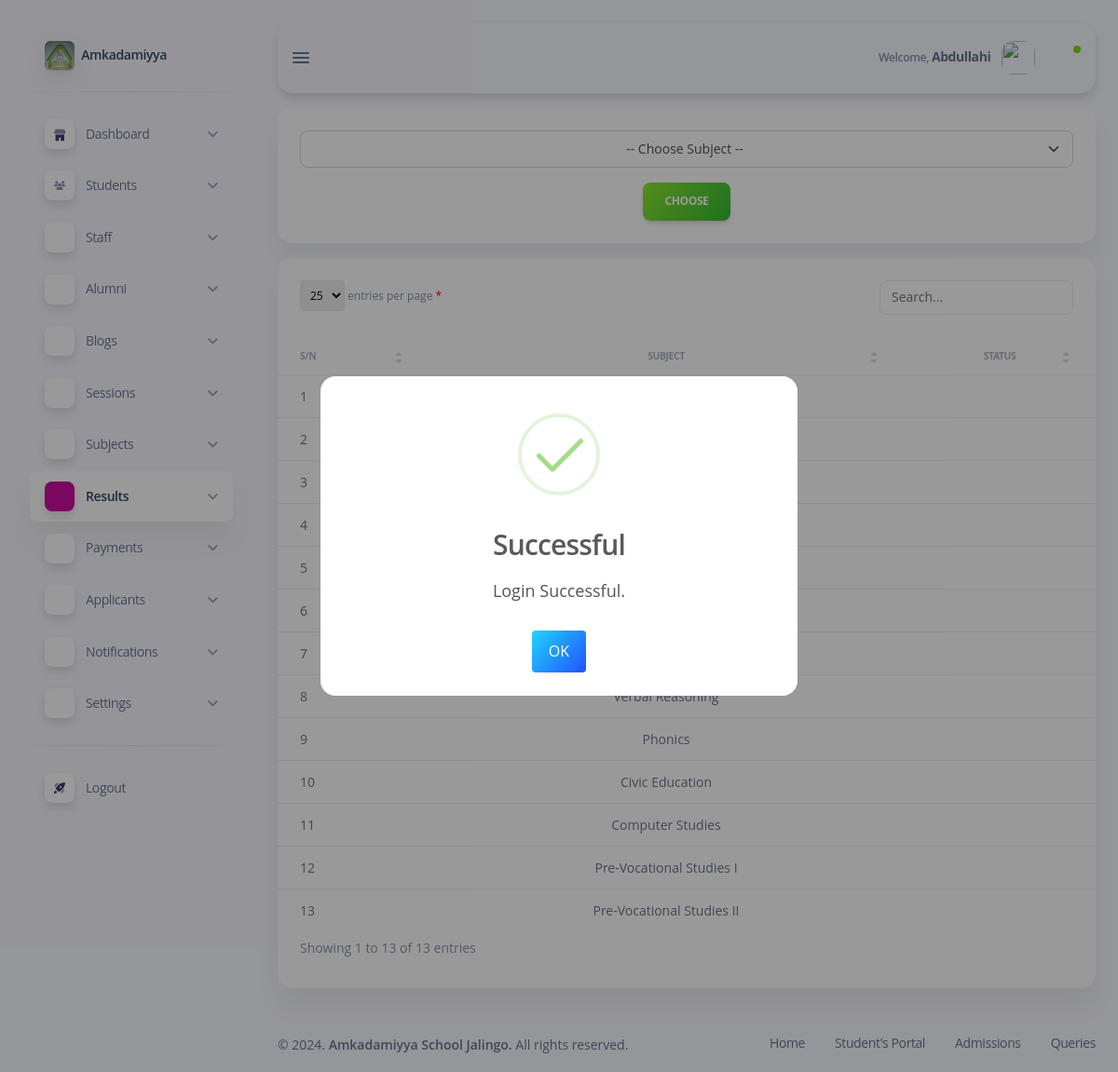
The app's page /subdomains/admin/admin-choose-subject.php (signed in) with its own data.
### tables this page shows
CREATE TABLE `subjects` (
  `subject_id` int(11) NOT NULL,
  `subject_name` varchar(50) NOT NULL
);

### subdomains/admin/admin-choose-subject.php (the view, shortened to what this page needs)
<?php
require_once '../../config/database.php';
$sectionId = $_SESSION['staff']['section_id'];
$stmt = $conn->prepare('SELECT * FROM section_subjects WHERE section_id = ?');
$stmt->bind_param('i', $sectionId);
$stmt->execute();
$result = $stmt->get_result();
$subjects = [];
while ($row = $result->fetch_assoc()) {
    $subjectId = $row['subject_id'];
    $stmt = $conn->prepare('SELECT * FROM subjects WHERE subject_id = ?');
    $stmt->bind_param('i', $subjectId);
    $stmt->execute();
    $subjectResult = $stmt->get_result();
    $subject = $subjectResult->fetch_assoc();
    $subjects[] = $subject;
}
?>
<!DOCTYPE html>
<html lang="en">
<head>
    <?php include "inc/admin-header.php"; ?>
</head>
<body class="g-sidenav-show bg-info-soft">
    <?php
    include "inc/admin-sidebar.php";
    ?>
    <main class="main-content position-relative max-height-vh-100 h-100 border-radius-lg">
        <?php require "inc/admin-navbar.php"; ?>
        <div class="container-fluid py-3">
            <div class="container-fluid px-0">
                <div class="card">
                    <div class="card-body">
                        <form action="admin-upload-result.php" method="get">
                            <select name="subject_id" class="form-select" required>
                                <option value="" class="text-center">-- Choose Subject --</option>
                            </select>
                            <div class="form-group mb-0 mt-3 text-center">
                                <input type="submit" name="chooseSubject" value="Choose" class="mb-0 btn bg-gradient-success">
                            </div>
                        </form>
                    </div>
                </div>
                <div class="container-fluid py-3 px-0">
                    <div class="row">
                        <div class="col-12">
                            <div class="card">
                                <div class="table-responsive">
                                    <table class="table table-flush" id="datatable-basic">
                                        <thead class="thead-light">
                                            <tr>
                                                <th class="text-left text-uppercase text-secondary text-xxs font-weight-bolder opacity-7">S/N</th>
                                                <th class="text-center text-uppercase text-secondary text-xxs font-weight-bolder opacity-7">Subject</th>
                                                <th class="text-center text-uppercase text-secondary text-xxs font-weight-bolder opacity-7">Status</th>
                                            </tr>
                                        </thead>
                                        <tbody>
                                            <?php $count = 1;
                                            foreach ($subjects as $subject) { ?>
                                                <tr>
                                                    <td class="text-sm text-left font-weight-normal"><?php echo $count; ?></td>
                                                    <td class="text-sm text-center font-weight-normal">
                                                        <?php echo htmlspecialchars($subject['subject_name']); ?>
                                                    </td>
                                                    <td class="text-sm text-center font-weight-normal">
                                                    </td>
                                                </tr>
                                            <?php $count++;
                                            } ?>
                                        </tbody>
                                    </table>
                                </div>
                            </div>
                        </div>
                    </div>
                </div>
            </div>
        </div>
        <?php include "inc/admin-footer.php"; ?>
    </main>
</body>
</html>

### css/style.css (style rules this page uses)
html { font-size: 1rem; }
@media (min-width: 576px) { html { font-size: 0.9rem; } }
@media (min-width: 768px) { html { font-size: 0.95rem; } }
@media (min-width: 992px) { html { font-size: 1rem; } }

### records on screen
subjects: subject_name "Verbal Reasoning"
subjects: subject_name "Phonics"
subjects: subject_name "Civic Education"
subjects: subject_name "Computer Studies"
subjects: subject_name "Pre-Vocational Studies I"
subjects: subject_name "Pre-Vocational Studies II"

### other values on screen
$_SESSION['staff']['first_name'] "Abdullahi"
